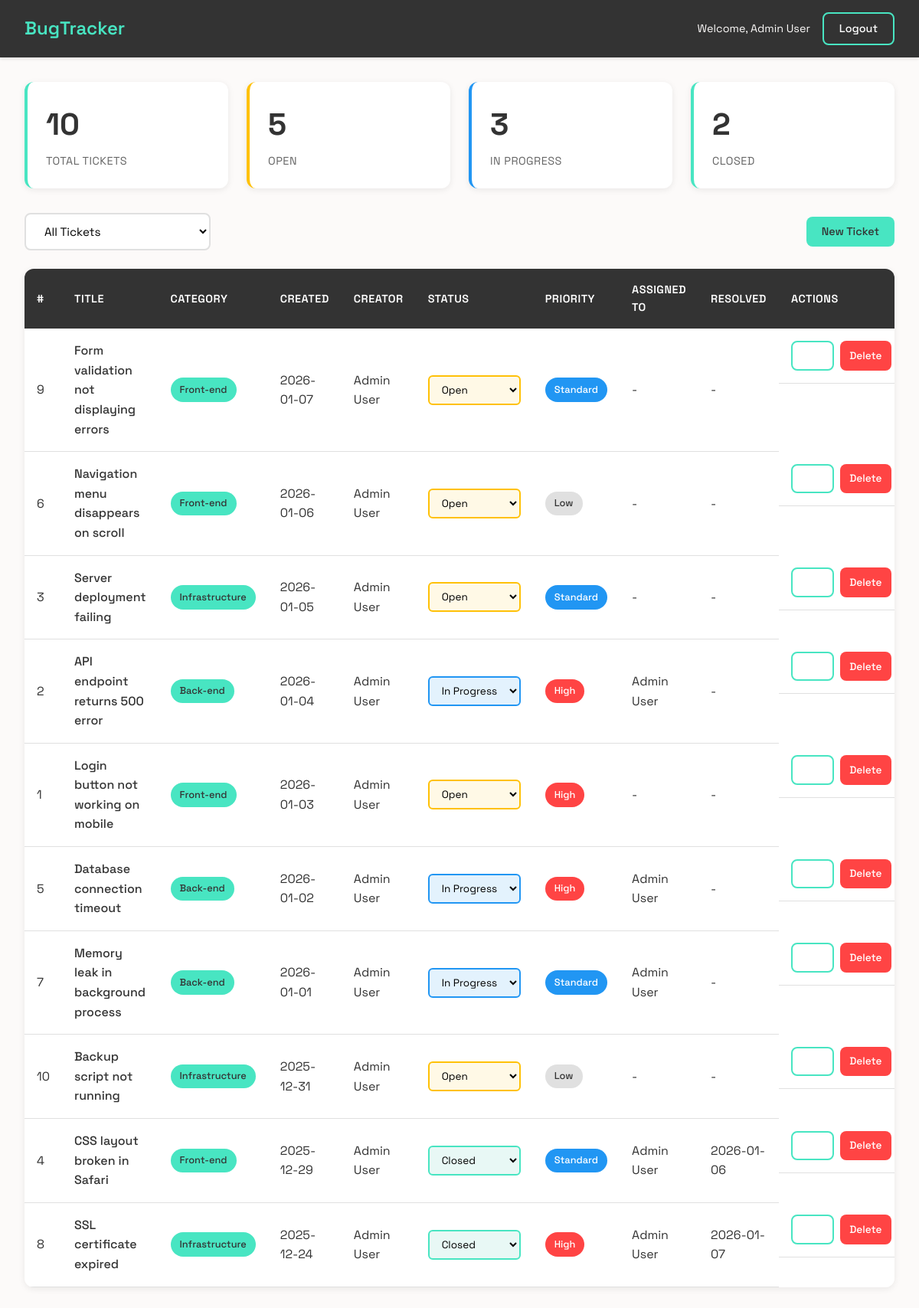
/dashboard.php (signed in), run on the app's committed database.
### tables this page shows
CREATE TABLE users (
    id INT AUTO_INCREMENT PRIMARY KEY,
    name VARCHAR(100) NOT NULL,
    email VARCHAR(150) NOT NULL UNIQUE,
    password VARCHAR(255) NOT NULL,
    created_at TIMESTAMP DEFAULT CURRENT_TIMESTAMP
);

CREATE TABLE tickets (
    id INT AUTO_INCREMENT PRIMARY KEY,
    title VARCHAR(255) NOT NULL,
    category_id INT NOT NULL,
    priority TINYINT NOT NULL DEFAULT 1 COMMENT '0: low, 1: standard, 2: high',
    status TINYINT NOT NULL DEFAULT 0 COMMENT '0: open, 1: in progress, 2: closed',
    created_by INT NOT NULL,
    assigned_to INT NULL,
    created_at TIMESTAMP DEFAULT CURRENT_TIMESTAMP,
    resolved_at TIMESTAMP NULL,
    FOREIGN KEY (category_id) REFERENCES categories(id) ON DELETE CASCADE,
    FOREIGN KEY (created_by) REFERENCES users(id) ON DELETE CASCADE,
    FOREIGN KEY (assigned_to) REFERENCES users(id) ON DELETE SET NULL
);

CREATE TABLE categories (
    id INT AUTO_INCREMENT PRIMARY KEY,
    title VARCHAR(100) NOT NULL UNIQUE,
    created_at TIMESTAMP DEFAULT CURRENT_TIMESTAMP
);

### config.php (called while the page is built, shortened)
<?php
function getDbConnection() {
    try {
        $dsn = "mysql:host=" . DB_HOST . ";dbname=" . DB_NAME . ";charset=" . DB_CHARSET;
        $options = [
            PDO::ATTR_ERRMODE => PDO::ERRMODE_EXCEPTION,
            PDO::ATTR_DEFAULT_FETCH_MODE => PDO::FETCH_ASSOC,
            PDO::ATTR_EMULATE_PREPARES => false,
        ];
        return new PDO($dsn, DB_USER, DB_PASS, $options);
    } catch (PDOException $e) {
        error_log("Database connection error: " . $e->getMessage());
        die("Connection failed. Please contact administrator.");
    }
}
function getCurrentUser() {
    $db = getDbConnection();
    $stmt = $db->prepare("SELECT id, name, email FROM users WHERE id = ?");
    $stmt->execute([$_SESSION['user_id']]);
    return $stmt->fetch();
}
function escape($text) {
    return htmlspecialchars($text, ENT_QUOTES, 'UTF-8');
}

### dashboard.php (the view, shortened to what this page needs)
<?php
require_once 'config.php';
$db = getDbConnection();
$user = getCurrentUser();
$filter = $_GET['filter'] ?? 'all';
$query = "SELECT t.*,
          c.title as category_name,
          u1.name as creator_name,
          u2.name as assignee_name
          FROM tickets t
          LEFT JOIN categories c ON t.category_id = c.id
          LEFT JOIN users u1 ON t.created_by = u1.id
          LEFT JOIN users u2 ON t.assigned_to = u2.id";
$params = [];
$query .= " ORDER BY t.created_at DESC";
$stmt = $db->prepare($query);
$stmt->execute($params);
$tickets = $stmt->fetchAll();
$stats_query = "SELECT
    COUNT(*) as total,
    SUM(CASE WHEN status = 0 THEN 1 ELSE 0 END) as open,
    SUM(CASE WHEN status = 1 THEN 1 ELSE 0 END) as in_progress,
    SUM(CASE WHEN status = 2 THEN 1 ELSE 0 END) as closed
    FROM tickets";
$stats = $db->query($stats_query)->fetch();
$status_labels = ['Open', 'In Progress', 'Closed'];
$priority_labels = ['Low', 'Standard', 'High'];
?>
<!DOCTYPE html>
<html lang="en">
<head>
    <link rel="stylesheet" href="css/style.css">
</head>
<body>
    <nav class="navbar">
        <div class="nav-container">
            <div class="nav-brand">
                <h2>BugTracker</h2>
            </div>
            <div class="nav-menu">
                <span class="nav-user">Welcome, <?php echo escape($user['name']); ?></span>
                <a href="logout.php" class="btn btn-secondary">Logout</a>
            </div>
        </div>
    </nav>
    <main class="main-content">
        <div class="container">
            <div class="stats-grid">
                <div class="stat-card">
                    <div class="stat-value"><?php echo $stats['total']; ?></div>
                    <div class="stat-label">Total Tickets</div>
                </div>
                <div class="stat-card stat-open">
                    <div class="stat-value"><?php echo $stats['open']; ?></div>
                    <div class="stat-label">Open</div>
                </div>
                <div class="stat-card stat-progress">
                    <div class="stat-value"><?php echo $stats['in_progress']; ?></div>
                    <div class="stat-label">In Progress</div>
                </div>
                <div class="stat-card stat-closed">
                    <div class="stat-value"><?php echo $stats['closed']; ?></div>
                    <div class="stat-label">Closed</div>
                </div>
            </div>
            <div class="toolbar">
                <div class="toolbar-left">
                    <select id="filter" class="filter-select" onchange="location.href='?filter='+this.value">
                        <option value="all" <?php echo $filter === 'all' ? 'selected' : ''; ?>>All Tickets</option>
                    </select>
                </div>
                <div class="toolbar-right">
                    <a href="form.php" class="btn btn-primary">New Ticket</a>
                </div>
            </div>
            <?php if (empty($tickets)): ?>
                <div class="empty-state">
                    <p>No tickets found. Create your first ticket!</p>
                </div>
            <?php else: ?>
                <div class="table-responsive">
                    <table class="tickets-table">
                        <thead>
                            <tr>
                                <th>#</th>
                                <th>Title</th>
                                <th>Category</th>
                                <th>Created</th>
                                <th>Creator</th>
                                <th>Status</th>
                                <th>Priority</th>
                                <th>Assigned To</th>
                                <th>Resolved</th>
                                <th>Actions</th>
                            </tr>
                        </thead>
                        <tbody>
                            <?php foreach ($tickets as $ticket): ?>
                                <tr>
                                    <td><?php echo $ticket['id']; ?></td>
                                    <td class="ticket-title"><?php echo escape($ticket['title']); ?></td>
                                    <td><span class="badge badge-category"><?php echo escape($ticket['category_name']); ?></span></td>
                                    <td><?php echo date('Y-m-d', strtotime($ticket['created_at'])); ?></td>
                                    <td><?php echo escape($ticket['creator_name']); ?></td>
                                    <td>
                                        <select class="status-select status-<?php echo $ticket['status']; ?>"
                                                onchange="updateStatus(<?php echo $ticket['id']; ?>, this.value)">
                                            <?php foreach ($status_labels as $value => $label): ?>
                                                <option value="<?php echo $value; ?>" <?php echo $ticket['status'] == $value ? 'selected' : ''; ?>>
                                                    <?php echo $label; ?>
                                                </option>
                                            <?php endforeach; ?>
                                        </select>
                                    </td>
                                    <td><span class="badge badge-priority-<?php echo $ticket['priority']; ?>"><?php echo $priority_labels[$ticket['priority']]; ?></span></td>
                                    <td><?php echo $ticket['assignee_name'] ? escape($ticket['assignee_name']) : '-'; ?></td>
                                    <td><?php echo $ticket['resolved_at'] ? date('Y-m-d', strtotime($ticket['resolved_at'])) : '-'; ?></td>
                                    <td class="actions">
                                        <a href="form.php?id=<?php echo $ticket['id']; ?>" class="btn btn-sm btn-secondary">Edit</a>
                                        <button onclick="deleteTicket(<?php echo $ticket['id']; ?>)" class="btn btn-sm btn-danger">Delete</button>
                                    </td>
                                </tr>
                            <?php endforeach; ?>
                        </tbody>
                    </table>
                </div>
            <?php endif; ?>
        </div>
    </main>
</body>
</html>

### css/style.css (style rules this page uses)
* { margin: 0; padding: 0; box-sizing: border-box; }
:root { --color-dark: #333333; --color-primary: #48e5c2; --color-light: #fcfaf9; --color-white: #ffffff; --color-error: #ff4444; --color-success: #48e5c2; --color-warning: #ffc107; --color-gray: #666666; --color-border: #e0e0e0; }
body { font-family: 'Space Grotesk', sans-serif; background-color: var(--color-light); color: var(--color-dark); line-height: 1.6; min-height: 100vh; }
.navbar { background-color: var(--color-dark); color: var(--color-white); padding: 1rem 0; box-shadow: 0 2px 4px rgba(0,0,0,0.1); }
.nav-container { max-width: 1400px; margin: 0 auto; padding: 0 2rem; display: flex; justify-content: space-between; align-items: center; }
.nav-brand h2 { color: var(--color-primary); font-size: 1.5rem; font-weight: 600; }
.nav-menu { display: flex; align-items: center; gap: 1rem; }
.nav-user { color: var(--color-light); font-size: 0.9rem; }
.main-content { padding: 2rem 0; }
.container { max-width: 1400px; margin: 0 auto; padding: 0 2rem; }
.btn { display: inline-block; padding: 0.5rem 1.25rem; border: none; border-radius: 8px; font-family: 'Space Grotesk', sans-serif; font-size: 0.9rem; font-weight: 500; cursor: pointer; text-decoration: none; transition: all 0.3s; text-align: center; }
.btn-primary { background-color: var(--color-primary); color: var(--color-dark); }
.btn-secondary { background-color: transparent; color: var(--color-white); border: 2px solid var(--color-primary); }
.btn-danger { background-color: var(--color-error); color: var(--color-white); }
.btn-sm { padding: 0.4rem 0.8rem; font-size: 0.85rem; }
.stats-grid { display: grid; grid-template-columns: repeat(auto-fit, minmax(200px, 1fr)); gap: 1.5rem; margin-bottom: 2rem; }
.stat-card { background: var(--color-white); padding: 1.5rem; border-radius: 12px; box-shadow: 0 2px 8px rgba(0,0,0,0.08); border-left: 4px solid var(--color-primary); }
.stat-card.stat-open { border-left-color: var(--color-warning); }
.stat-card.stat-progress { border-left-color: #2196F3; }
.stat-card.stat-closed { border-left-color: var(--color-success); }
.stat-value { font-size: 2.5rem; font-weight: 700; color: var(--color-dark); margin-bottom: 0.25rem; }
.stat-label { font-size: 0.9rem; color: var(--color-gray); text-transform: uppercase; letter-spacing: 0.5px; }
.toolbar { display: flex; justify-content: space-between; align-items: center; margin-bottom: 1.5rem; flex-wrap: wrap; gap: 1rem; }
.filter-select { padding: 0.75rem 1.25rem; border: 2px solid var(--color-border); border-radius: 8px; font-family: 'Space Grotesk', sans-serif; font-size: 0.95rem; background-color: var(--color-white); cursor: pointer; }
.table-responsive { overflow-x: auto; background: var(--color-white); border-radius: 12px; box-shadow: 0 2px 8px rgba(0,0,0,0.08); }
.tickets-table { width: 100%; border-collapse: collapse; }
.tickets-table thead { background-color: var(--color-dark); color: var(--color-white); }
.tickets-table th { padding: 1rem; text-align: left; font-weight: 600; font-size: 0.9rem; text-transform: uppercase; letter-spacing: 0.5px; }
.tickets-table td { padding: 1rem; border-bottom: 1px solid var(--color-border); }
.ticket-title { font-weight: 500; max-width: 300px; }
.badge { display: inline-block; padding: 0.35rem 0.75rem; border-radius: 20px; font-size: 0.8rem; font-weight: 500; }
.badge-category { background-color: var(--color-primary); color: var(--color-dark); }
.badge-priority-0 { background-color: #e0e0e0; color: var(--color-dark); }
.badge-priority-1 { background-color: #2196F3; color: var(--color-white); }
.badge-priority-2 { background-color: var(--color-error); color: var(--color-white); }
.status-select { padding: 0.5rem 0.75rem; border: 2px solid var(--color-border); border-radius: 6px; font-family: 'Space Grotesk', sans-serif; font-size: 0.85rem; cursor: pointer; }
.status-select.status-0 { border-color: var(--color-warning); background-color: #fff9e6; }
.status-select.status-1 { border-color: #2196F3; background-color: #e3f2fd; }
.status-select.status-2 { border-color: var(--color-success); background-color: #e8f8f5; }
.actions { display: flex; gap: 0.5rem; }

### data on the page
users: name "Admin User"
tickets: id "9", title "Form validation not displaying errors", category.title "Front-end", created_at "2026-01-07", created_by.name "Admin User", status+id "Open", priority "Standard"
tickets: id "6", title "Navigation menu disappears on scroll", category.title "Front-end", created_at "2026-01-06", created_by.name "Admin User", status+id "Open", priority "Low"
tickets: id "3", title "Server deployment failing", category.title "Infrastructure", created_at "2026-01-05", created_by.name "Admin User", status+id "Open", priority "Standard"
tickets: id "2", title "API endpoint returns 500 error", category.title "Back-end", created_at "2026-01-04", created_by.name "Admin User", status+id "In Progress", priority "High"
tickets: id "1", title "Login button not working on mobile", category.title "Front-end", created_at "2026-01-03", created_by.name "Admin User", status+id "Open", priority "High"
tickets: id "5", title "Database connection timeout", category.title "Back-end", created_at "2026-01-02", created_by.name "Admin User", status+id "In Progress", priority "High"
tickets: id "7", title "Memory leak in background process", category.title "Back-end", created_at "2026-01-01", created_by.name "Admin User", status+id "In Progress", priority "Standard"
tickets: id "10", title "Backup script not running", category.title "Infrastructure", created_at "2025-12-31", created_by.name "Admin User", status+id "Open", priority "Low"
tickets: id "4", title "CSS layout broken in Safari", category.title "Front-end", created_at "2025-12-29", created_by.name "Admin User", status+id "Closed", priority "Standard", resolved_at "2026-01-06"
tickets: id "8", title "SSL certificate expired", category.title "Infrastructure", created_at "2025-12-24", created_by.name "Admin User", status+id "Closed", priority "High", resolved_at "2026-01-07"

### other printed values
$stats['total'] "10"
$stats['open'] "5"
$stats['in_progress'] "3"
$stats['closed'] "2"
